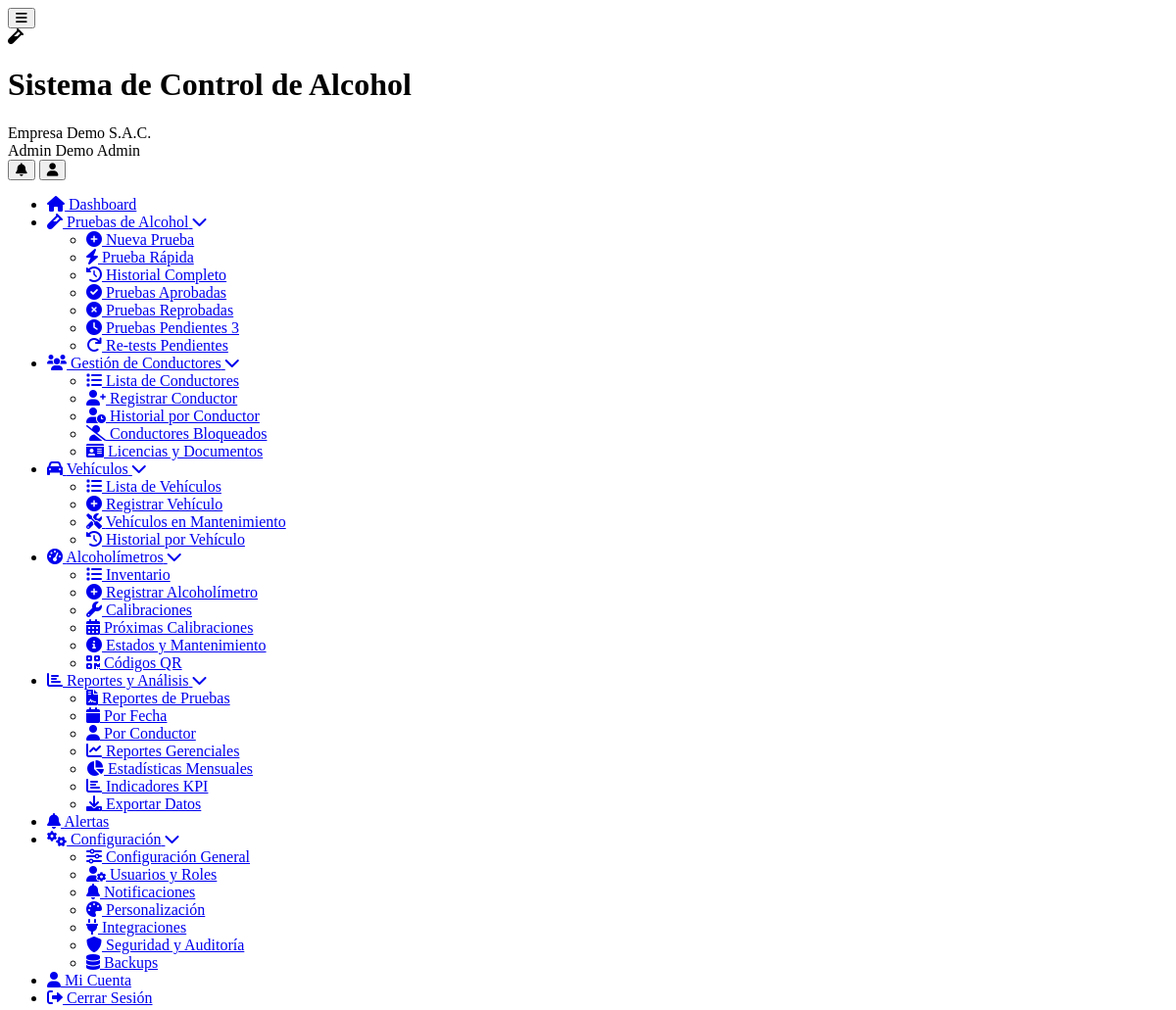
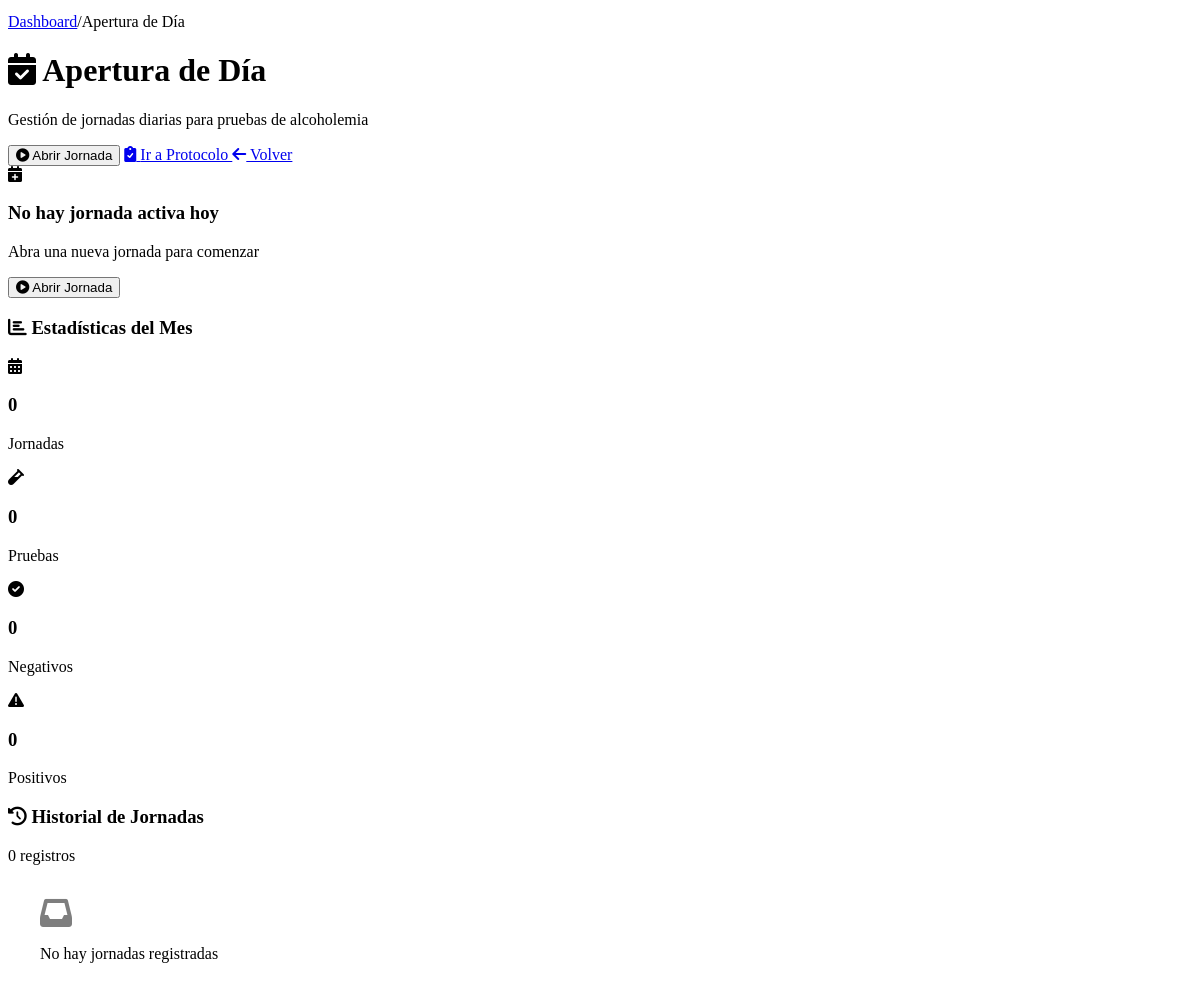
The app's page /apertura_dia.php (signed in) with its own data (2 pictures, top to bottom).
### tables this page shows
CREATE TABLE `usuarios` (
  `id` int(11) NOT NULL,
  `cliente_id` int(11) DEFAULT NULL,
  `nombre` varchar(100) NOT NULL,
  `apellido` varchar(100) DEFAULT NULL,
  `email` varchar(255) NOT NULL,
  `password` varchar(255) NOT NULL,
  `telefono` varchar(20) DEFAULT NULL,
  `dni` varchar(15) DEFAULT NULL,
  `rol` enum('super_admin','admin','supervisor','operador','conductor','auditor') NOT NULL,
  `foto_perfil` varchar(255) DEFAULT NULL,
  `estado` tinyint(1) DEFAULT 1,
  `ultimo_login` timestamp NULL DEFAULT NULL,
  `token_recuperacion` varchar(100) DEFAULT NULL,
  `fecha_expiracion_token` datetime DEFAULT NULL,
  `intentos_login` int(11) DEFAULT 0,
  `bloqueado_hasta` datetime DEFAULT NULL,
  `fecha_creacion` timestamp NULL DEFAULT current_timestamp()
);

CREATE TABLE `clientes` (
  `id` int(11) NOT NULL,
  `nombre_empresa` varchar(255) NOT NULL,
  `ruc` varchar(20) NOT NULL,
  `direccion` text DEFAULT NULL,
  `telefono` varchar(20) DEFAULT NULL,
  `email_contacto` varchar(255) DEFAULT NULL,
  `plan_id` int(11) NOT NULL,
  `logo` varchar(255) DEFAULT NULL,
  `color_primario` varchar(7) DEFAULT '#2196F3',
  `color_secundario` varchar(7) DEFAULT '#1976D2',
  `fecha_registro` timestamp NULL DEFAULT current_timestamp(),
  `fecha_vencimiento` date DEFAULT NULL,
  `estado` enum('activo','inactivo','suspendido','prueba') DEFAULT 'prueba',
  `token_api` varchar(100) DEFAULT NULL,
  `modo_demo` tinyint(1) DEFAULT 1
);

### apertura_dia.php (the view, shortened to what the rows shown need)
<?php
require_once __DIR__ . '/includes/Database.php';
$page_title = 'Apertura de Día';
require_once __DIR__ . '/includes/header.php';
?>
<div class="content-body">
    <div class="dashboard-header">
        <div class="welcome-section">
            <h1><i class="fas fa-calendar-check"></i> <?php echo $page_title; ?></h1>
        </div>
    </div>
</div>
<?php require_once __DIR__ . '/includes/footer.php'; ?>

### includes/header.php (shortened to what the rows shown need)
<?php
$database = new Database();
$user_id = $_SESSION['user_id'] ?? null;
$user_query = $database->fetchOne("
    SELECT u.*, c.nombre_empresa, c.logo, c.color_primario, c.color_secundario, p.nombre_plan
    FROM usuarios u
    LEFT JOIN clientes c ON u.cliente_id = c.id
    LEFT JOIN planes p ON c.plan_id = p.id
    WHERE u.id = ?
", [$user_id]);
?>
<!DOCTYPE html>
<html lang="es">
<head>
	<link rel="stylesheet" href="<?php echo BASE_URL; ?>/assets/css/simple-style.css">
    <link rel="stylesheet" href="<?php echo BASE_URL; ?>/assets/css/responsive.css">
	<link rel="stylesheet" href="<?php echo BASE_URL; ?>/assets/css/dashboard-enhancements.css">
    <link href="https://cdnjs.cloudflare.com/ajax/libs/font-awesome/6.0.0/css/all.min.css" rel="stylesheet">
</head>
<body>
    <div class="app-container">
        <header class="app-header">
            <div class="header-content">
                <div class="brand-section">
                    <div class="brand-text">
                        <h1 class="app-name"><?php echo SITE_NAME; ?></h1>
                        <span class="client-name"><?php echo htmlspecialchars($user_query['nombre_empresa'] ?? 'Empresa'); ?></span>
                    </div>
                </div>
                <div class="user-menu">
                    <div class="user-info">
                        <span class="user-name"><?php echo htmlspecialchars(($user_query['nombre'] ?? 'Usuario') . ' ' . ($user_query['apellido'] ?? 'Sistema')); ?></span>
                        <span class="user-role"><?php echo ucfirst(str_replace('_', ' ', $user_query['rol'] ?? 'usuario')); ?></span>
                    </div>
                </div>
            </div>
        </header>
        <div class="main-content">
            <main class="content-area">
                <div class="content-body">

### records on screen
usuarios: cliente.nombre_empresa "Empresa Demo S.A.C.", nombre+apellido "Admin Demo", rol "Admin"

### other values on screen
SITE_NAME "Sistema de Control de Alcohol"
$crumb "Dashboard"
$crumb "Apertura de Día"
$page_title "Apertura de Día"
$estadisticas_mes['total_jornadas'] "0"
$estadisticas_mes['total_pruebas'] "0"
$estadisticas_mes['total_negativos'] "0"
$estadisticas_mes['total_positivos'] "0"
count($historial_jornadas) "0"
